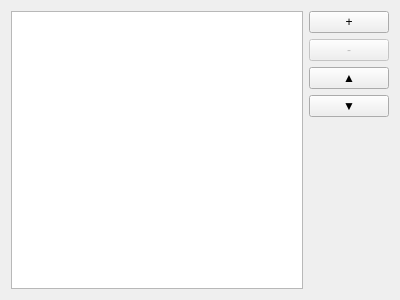
<?xml version="1.0" encoding="UTF-8"?>
<ui version="4.0">
 <class>PropertiesViewBase</class>
 <widget class="QWidget" name="PropertiesViewBase">
  <property name="geometry">
   <rect>
    <x>0</x>
    <y>0</y>
    <width>400</width>
    <height>300</height>
   </rect>
  </property>
  <property name="windowTitle">
   <string>Form</string>
  </property>
  <layout class="QGridLayout" name="gridLayout">
   <item row="1" column="1">
    <widget class="QPushButton" name="btnDel">
     <property name="enabled">
      <bool>false</bool>
     </property>
     <property name="toolTip">
      <string>Delete selected property</string>
     </property>
     <property name="text">
      <string>-</string>
     </property>
    </widget>
   </item>
   <item row="0" column="0" rowspan="5">
    <widget class="QTableView" name="tableView">
     <property name="alternatingRowColors">
      <bool>true</bool>
     </property>
     <property name="selectionMode">
      <enum>QAbstractItemView::SingleSelection</enum>
     </property>
     <property name="selectionBehavior">
      <enum>QAbstractItemView::SelectRows</enum>
     </property>
     <property name="verticalScrollMode">
      <enum>QAbstractItemView::ScrollPerPixel</enum>
     </property>
     <property name="cornerButtonEnabled">
      <bool>false</bool>
     </property>
     <attribute name="horizontalHeaderVisible">
      <bool>true</bool>
     </attribute>
     <attribute name="horizontalHeaderStretchLastSection">
      <bool>true</bool>
     </attribute>
     <attribute name="verticalHeaderVisible">
      <bool>false</bool>
     </attribute>
    </widget>
   </item>
   <item row="2" column="1">
    <widget class="QPushButton" name="btnUp">
     <property name="text">
      <string>▲</string>
     </property>
    </widget>
   </item>
   <item row="0" column="1">
    <widget class="QPushButton" name="btnAdd">
     <property name="toolTip">
      <string>Create new property</string>
     </property>
     <property name="text">
      <string>+</string>
     </property>
    </widget>
   </item>
   <item row="4" column="1">
    <spacer name="verticalSpacer">
     <property name="orientation">
      <enum>Qt::Vertical</enum>
     </property>
     <property name="sizeHint" stdset="0">
      <size>
       <width>0</width>
       <height>221</height>
      </size>
     </property>
    </spacer>
   </item>
   <item row="3" column="1">
    <widget class="QPushButton" name="btnDown">
     <property name="text">
      <string>▼</string>
     </property>
    </widget>
   </item>
  </layout>
 </widget>
 <resources/>
 <connections/>
</ui>
